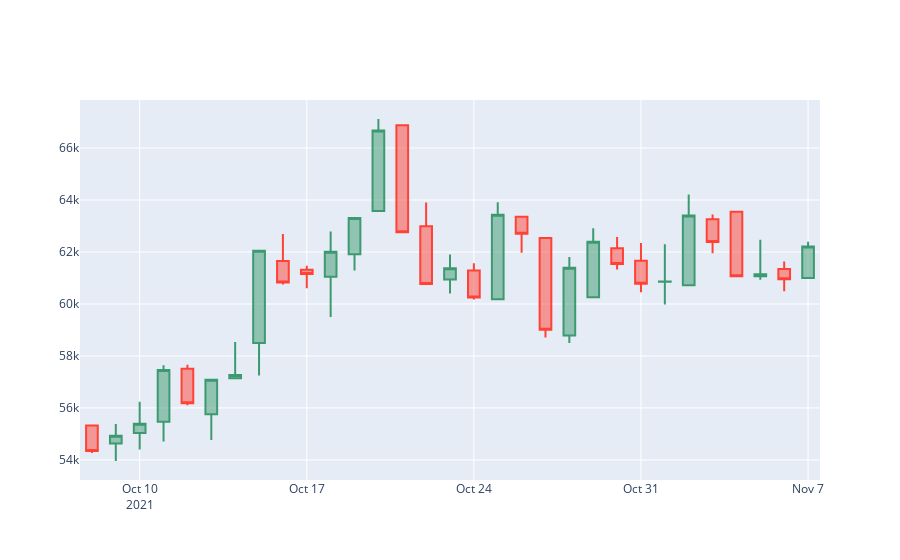

This figure's notebook cell:
### Markdown cell above
Finally we are now ready to use plotly to create our Candlestick Chart.

### Code cell
fig = go.Figure(data=[go.Candlestick(x=candlestick_data['date'],
                open=candlestick_data['Price']['first'], 
                high=candlestick_data['Price']['max'],
                low=candlestick_data['Price']['min'], 
                close=candlestick_data['Price']['last'])
                ])

fig.update_layout(xaxis_rangeslider_visible=False)

fig.show()
